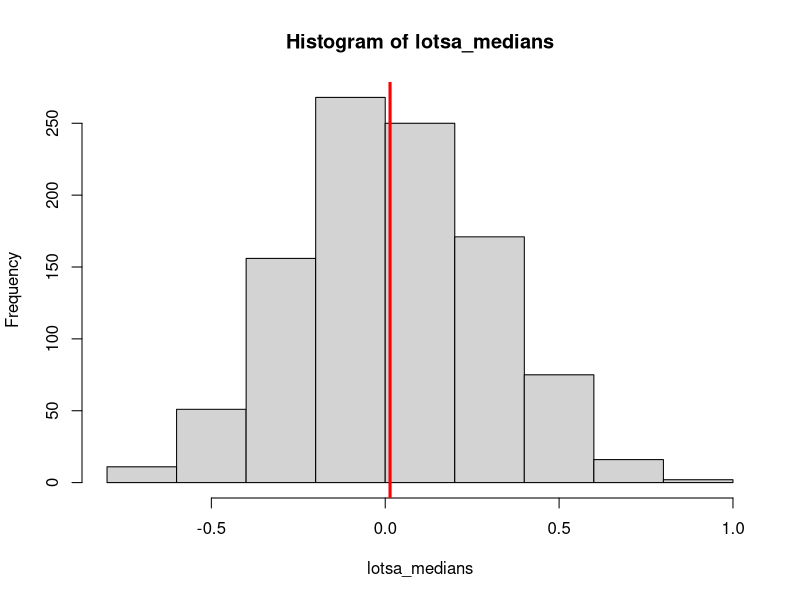

Recreate this plot in R.
## LOOPS IN R

# syntax - much like Java
# for (i in 1:100){
#   do some work here
#   }

n <- 20
nsim <- 1000
# create a fixed length vector of a length nsim
# numeric creates a numeunique(c(.3, .4 - .1, .5 - .2, .6 - .3, .7 - .4))ric vector of zeroes, we can fill these slots
lotsa_medians <- numeric(nsim)

for (i in 1:nsim){
  x <- rnorm(n) # create 20 normal values based on n above
  lotsa_medians[i] <- median(x) # append median value to numeric vector lotsa_medians
  }

summary(lotsa_medians)
hist(lotsa_medians)
abline(v=median(lotsa_medians), col='red', lwd=3)
mean(lotsa_medians)
length(lotsa_medians)


v <- c(1,2,3)
if(length(v) > 2)
  {print('Yes')} else
  {print('No')}


